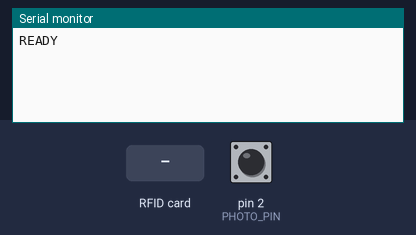
The sketch below on a simulated Arduino Uno, built with avr-gcc and run on an emulated ATmega328P. On the bench: the last lines printed to the serial monitor. The inputs (shaded band) are chosen by the test bench; at power-on: pin 2 (PHOTO_PIN) HIGH.

Above: at 1.2 s.
1.3 s: pin 2 (PHOTO_PIN) pulled LOW for 0.15 s
At 2.0 s:
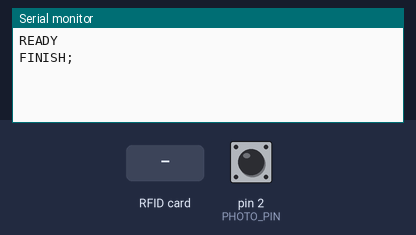
2.9 s: RFID card 5E 7A 19 C4 held to the reader
At 3.5 s:
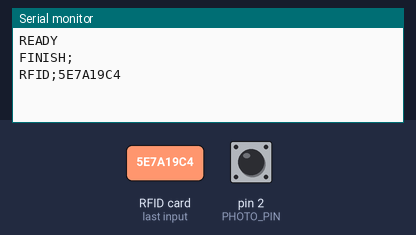
4.4 s: pin 2 (PHOTO_PIN) pulled LOW for 1 s
At 4.8 s:
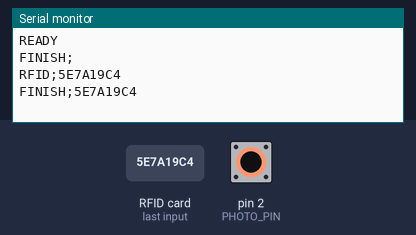

The sketch:

arduino_finish_chatgpt.ino
```cpp
#include <SPI.h>
#include <MFRC522.h>

#define SS_PIN 10
#define RST_PIN 9
#define PHOTO_PIN 2

MFRC522 mfrc522(SS_PIN, RST_PIN);

bool lastBeamState = HIGH;
unsigned long lastTriggerTime = 0;
const int debounceMs = 200;

String lastRFID = "";
unsigned long lastRFIDTime = 0;
const int rfidTimeout = 3000; // ms

void setup() {
  Serial.begin(115200);

  pinMode(PHOTO_PIN, INPUT_PULLUP);

  SPI.begin();
  mfrc522.PCD_Init();

  Serial.println("READY");
}

void loop() {
  checkPhotoGate();
  checkRFID();
}

// ====== FOTOBUŇKA ======
void checkPhotoGate() {
  bool current = digitalRead(PHOTO_PIN);

  if (current == LOW && lastBeamState == HIGH) {
    unsigned long now = millis();

    if (now - lastTriggerTime > debounceMs) {
      triggerFinish();
      lastTriggerTime = now;
    }
  }

  lastBeamState = current;
}

// ====== RFID ======
void checkRFID() {
  if (!mfrc522.PICC_IsNewCardPresent()) return;
  if (!mfrc522.PICC_ReadCardSerial()) return;

  String uid = "";

  for (byte i = 0; i < mfrc522.uid.size; i++) {
    uid += String(mfrc522.uid.uidByte[i], HEX);
  }

  uid.toUpperCase();

  lastRFID = uid;
  lastRFIDTime = millis();

  Serial.print("RFID;");
  Serial.println(uid);

  mfrc522.PICC_HaltA();
}

// ====== FINISH EVENT ======
void triggerFinish() {
  String rider = "";

  // pokud byl RFID nedávno načten
  if (millis() - lastRFIDTime < rfidTimeout) {
    rider = lastRFID;
  }

  Serial.print("FINISH;");
  Serial.println(rider);
}
```

Measured:
- after the input at 1.3 s, the serial monitor: prints a new line at once (image 1)
- after the input at 2.9 s, the serial monitor: prints a new line at once (image 2)
- after the input at 4.4 s, the serial monitor: prints a new line at once (image 3)
